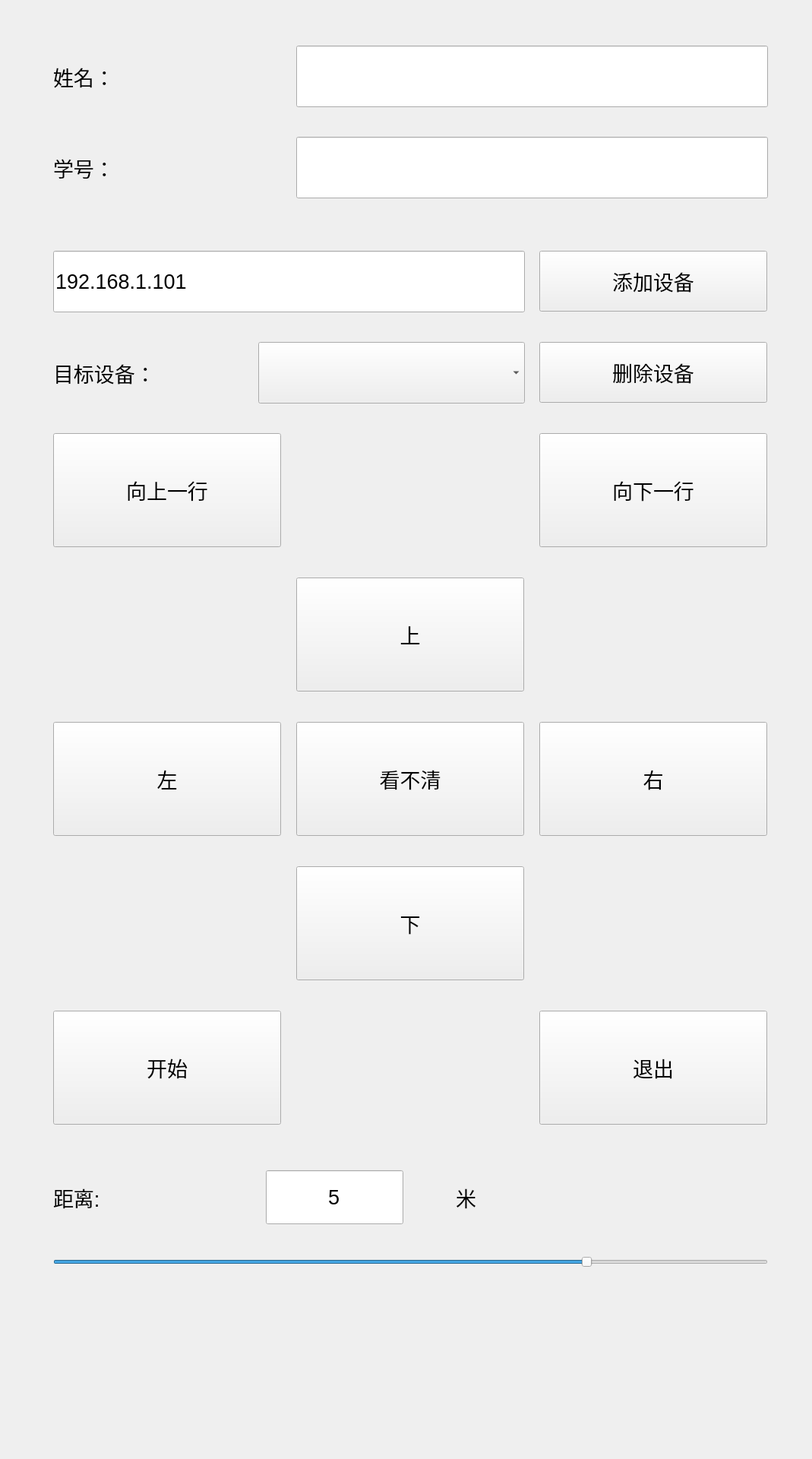
<?xml version="1.0" encoding="UTF-8"?>
<ui version="4.0">
 <class>MainWindow</class>
 <widget class="QMainWindow" name="MainWindow">
  <property name="geometry">
   <rect>
    <x>0</x>
    <y>0</y>
    <width>1069</width>
    <height>1920</height>
   </rect>
  </property>
  <property name="windowTitle">
   <string>MainWindow</string>
  </property>
  <widget class="QWidget" name="centralWidget">
   <widget class="QPushButton" name="pushButton">
    <property name="geometry">
     <rect>
      <x>390</x>
      <y>760</y>
      <width>300</width>
      <height>150</height>
     </rect>
    </property>
    <property name="font">
     <font>
      <pointsize>20</pointsize>
     </font>
    </property>
    <property name="text">
     <string>上</string>
    </property>
    <property name="iconSize">
     <size>
      <width>10</width>
      <height>10</height>
     </size>
    </property>
   </widget>
   <widget class="QPushButton" name="pushButton_2">
    <property name="geometry">
     <rect>
      <x>70</x>
      <y>950</y>
      <width>300</width>
      <height>150</height>
     </rect>
    </property>
    <property name="font">
     <font>
      <pointsize>20</pointsize>
     </font>
    </property>
    <property name="text">
     <string>左</string>
    </property>
   </widget>
   <widget class="QPushButton" name="pushButton_3">
    <property name="geometry">
     <rect>
      <x>710</x>
      <y>950</y>
      <width>300</width>
      <height>150</height>
     </rect>
    </property>
    <property name="font">
     <font>
      <pointsize>20</pointsize>
     </font>
    </property>
    <property name="text">
     <string>右</string>
    </property>
   </widget>
   <widget class="QPushButton" name="pushButton_4">
    <property name="geometry">
     <rect>
      <x>390</x>
      <y>950</y>
      <width>300</width>
      <height>150</height>
     </rect>
    </property>
    <property name="font">
     <font>
      <pointsize>20</pointsize>
     </font>
    </property>
    <property name="text">
     <string>看不清</string>
    </property>
   </widget>
   <widget class="QPushButton" name="pushButton_5">
    <property name="geometry">
     <rect>
      <x>390</x>
      <y>1140</y>
      <width>300</width>
      <height>150</height>
     </rect>
    </property>
    <property name="font">
     <font>
      <pointsize>20</pointsize>
     </font>
    </property>
    <property name="text">
     <string>下</string>
    </property>
   </widget>
   <widget class="QPushButton" name="pushButton_7">
    <property name="geometry">
     <rect>
      <x>710</x>
      <y>1330</y>
      <width>300</width>
      <height>150</height>
     </rect>
    </property>
    <property name="font">
     <font>
      <pointsize>20</pointsize>
     </font>
    </property>
    <property name="text">
     <string>退出</string>
    </property>
   </widget>
   <widget class="QPushButton" name="pushButton_8">
    <property name="geometry">
     <rect>
      <x>70</x>
      <y>1330</y>
      <width>300</width>
      <height>150</height>
     </rect>
    </property>
    <property name="font">
     <font>
      <pointsize>20</pointsize>
     </font>
    </property>
    <property name="text">
     <string>开始</string>
    </property>
   </widget>
   <widget class="QLabel" name="label">
    <property name="geometry">
     <rect>
      <x>70</x>
      <y>270</y>
      <width>941</width>
      <height>51</height>
     </rect>
    </property>
    <property name="font">
     <font>
      <pointsize>8</pointsize>
     </font>
    </property>
    <property name="text">
     <string/>
    </property>
   </widget>
   <widget class="QPushButton" name="pushButton_6">
    <property name="geometry">
     <rect>
      <x>710</x>
      <y>570</y>
      <width>300</width>
      <height>150</height>
     </rect>
    </property>
    <property name="font">
     <font>
      <pointsize>20</pointsize>
     </font>
    </property>
    <property name="text">
     <string>向下一行</string>
    </property>
    <property name="iconSize">
     <size>
      <width>10</width>
      <height>10</height>
     </size>
    </property>
   </widget>
   <widget class="QPushButton" name="pushButton_9">
    <property name="geometry">
     <rect>
      <x>70</x>
      <y>570</y>
      <width>300</width>
      <height>150</height>
     </rect>
    </property>
    <property name="font">
     <font>
      <pointsize>20</pointsize>
     </font>
    </property>
    <property name="text">
     <string>向上一行</string>
    </property>
    <property name="iconSize">
     <size>
      <width>10</width>
      <height>10</height>
     </size>
    </property>
   </widget>
   <widget class="QLabel" name="label_2">
    <property name="geometry">
     <rect>
      <x>390</x>
      <y>580</y>
      <width>301</width>
      <height>131</height>
     </rect>
    </property>
    <property name="font">
     <font>
      <pointsize>18</pointsize>
     </font>
    </property>
    <property name="text">
     <string/>
    </property>
   </widget>
   <widget class="QLabel" name="label_3">
    <property name="geometry">
     <rect>
      <x>70</x>
      <y>450</y>
      <width>261</width>
      <height>81</height>
     </rect>
    </property>
    <property name="font">
     <font>
      <pointsize>20</pointsize>
     </font>
    </property>
    <property name="text">
     <string>目标设备：</string>
    </property>
   </widget>
   <widget class="QPushButton" name="pushButton_10">
    <property name="geometry">
     <rect>
      <x>710</x>
      <y>330</y>
      <width>300</width>
      <height>80</height>
     </rect>
    </property>
    <property name="font">
     <font>
      <pointsize>20</pointsize>
     </font>
    </property>
    <property name="text">
     <string>添加设备</string>
    </property>
   </widget>
   <widget class="QLabel" name="label_4">
    <property name="geometry">
     <rect>
      <x>70</x>
      <y>2110</y>
      <width>941</width>
      <height>51</height>
     </rect>
    </property>
    <property name="text">
     <string/>
    </property>
   </widget>
   <widget class="QSlider" name="horizontalSlider">
    <property name="geometry">
     <rect>
      <x>70</x>
      <y>1620</y>
      <width>941</width>
      <height>81</height>
     </rect>
    </property>
    <property name="minimum">
     <number>4</number>
    </property>
    <property name="maximum">
     <number>12</number>
    </property>
    <property name="singleStep">
     <number>1</number>
    </property>
    <property name="pageStep">
     <number>1</number>
    </property>
    <property name="value">
     <number>10</number>
    </property>
    <property name="orientation">
     <enum>Qt::Horizontal</enum>
    </property>
   </widget>
   <widget class="QLabel" name="label_5">
    <property name="geometry">
     <rect>
      <x>70</x>
      <y>1540</y>
      <width>221</width>
      <height>71</height>
     </rect>
    </property>
    <property name="font">
     <font>
      <pointsize>20</pointsize>
     </font>
    </property>
    <property name="text">
     <string>距离:</string>
    </property>
   </widget>
   <widget class="QLabel" name="label_7">
    <property name="geometry">
     <rect>
      <x>600</x>
      <y>1540</y>
      <width>71</width>
      <height>71</height>
     </rect>
    </property>
    <property name="font">
     <font>
      <pointsize>20</pointsize>
     </font>
    </property>
    <property name="text">
     <string>米</string>
    </property>
   </widget>
   <widget class="QLineEdit" name="lineEdit">
    <property name="geometry">
     <rect>
      <x>350</x>
      <y>1540</y>
      <width>181</width>
      <height>71</height>
     </rect>
    </property>
    <property name="font">
     <font>
      <pointsize>20</pointsize>
     </font>
    </property>
    <property name="text">
     <string>5</string>
    </property>
    <property name="alignment">
     <set>Qt::AlignCenter</set>
    </property>
   </widget>
   <widget class="QComboBox" name="comboBox">
    <property name="geometry">
     <rect>
      <x>340</x>
      <y>450</y>
      <width>351</width>
      <height>81</height>
     </rect>
    </property>
    <property name="font">
     <font>
      <pointsize>14</pointsize>
     </font>
    </property>
   </widget>
   <widget class="QLineEdit" name="lineEdit_3">
    <property name="geometry">
     <rect>
      <x>70</x>
      <y>330</y>
      <width>621</width>
      <height>81</height>
     </rect>
    </property>
    <property name="font">
     <font>
      <pointsize>20</pointsize>
     </font>
    </property>
    <property name="text">
     <string>192.168.1.101</string>
    </property>
   </widget>
   <widget class="QPushButton" name="pushButton_11">
    <property name="geometry">
     <rect>
      <x>710</x>
      <y>450</y>
      <width>300</width>
      <height>80</height>
     </rect>
    </property>
    <property name="font">
     <font>
      <pointsize>20</pointsize>
     </font>
    </property>
    <property name="text">
     <string>删除设备</string>
    </property>
   </widget>
   <widget class="QLabel" name="label_8">
    <property name="geometry">
     <rect>
      <x>560</x>
      <y>1550</y>
      <width>231</width>
      <height>41</height>
     </rect>
    </property>
    <property name="font">
     <font>
      <pointsize>8</pointsize>
     </font>
    </property>
    <property name="text">
     <string/>
    </property>
   </widget>
   <widget class="QLineEdit" name="lineEdit_4">
    <property name="geometry">
     <rect>
      <x>390</x>
      <y>60</y>
      <width>621</width>
      <height>81</height>
     </rect>
    </property>
    <property name="font">
     <font>
      <pointsize>20</pointsize>
     </font>
    </property>
    <property name="text">
     <string/>
    </property>
   </widget>
   <widget class="QLineEdit" name="lineEdit_5">
    <property name="geometry">
     <rect>
      <x>390</x>
      <y>180</y>
      <width>621</width>
      <height>81</height>
     </rect>
    </property>
    <property name="font">
     <font>
      <pointsize>20</pointsize>
     </font>
    </property>
    <property name="text">
     <string/>
    </property>
   </widget>
   <widget class="QLabel" name="label_6">
    <property name="geometry">
     <rect>
      <x>70</x>
      <y>60</y>
      <width>261</width>
      <height>81</height>
     </rect>
    </property>
    <property name="font">
     <font>
      <pointsize>20</pointsize>
     </font>
    </property>
    <property name="text">
     <string>姓名：</string>
    </property>
   </widget>
   <widget class="QLabel" name="label_9">
    <property name="geometry">
     <rect>
      <x>70</x>
      <y>180</y>
      <width>261</width>
      <height>81</height>
     </rect>
    </property>
    <property name="font">
     <font>
      <pointsize>20</pointsize>
     </font>
    </property>
    <property name="text">
     <string>学号：</string>
    </property>
   </widget>
  </widget>
 </widget>
 <layoutdefault spacing="6" margin="11"/>
 <resources/>
 <connections/>
</ui>
